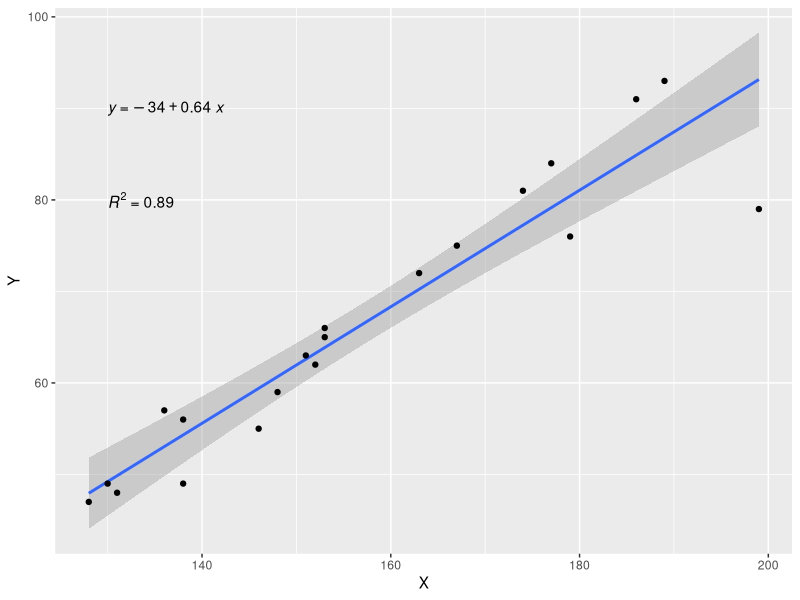

Reproduce this figure in R.
## ---- chunk 1
library(ggplot2)
library(ggpubr)
## ---- chunk 2
x = c(151, 174, 138, 186, 128, 136, 179, 163, 152, 131, 153, 177, 148, 189, 138, 146, 199, 167, 153, 130)
y = c(63, 81, 56, 91, 47, 57, 76, 72, 62, 48, 65, 84, 59, 93, 49, 55, 79, 75, 66, 49)
df = data.frame("X" = x, "Y" = y)
df
## ---- chunk 3
summary(df)
## ---- chunk 4
fit<- lm(df$Y~df$X)
summary(fit)
## ---- chunk 5
df$X_xbar = df$X - mean(x) 
df$Y_ybar = df$Y - mean(y)
df$X_xbar_times_Y_Ybar = df$X_xbar * df$Y_ybar
df$X_xbar_sq = (df$X - mean(x))^2
df$Y_ybar_sq = (df$Y - mean(y))^2
df
## ---- chunk 6
# So standard deviation for X
S_x = sqrt(sum(df$X_xbar_sq)/(length(x)-1))
S_x
## ---- chunk 7
# So standard deviation for Y
S_y = sqrt(sum(df$Y_ybar_sq)/(length(y)-1))
S_y
## ---- chunk 8
print(paste("Sx =",sd(x)))
## ---- chunk 9
print(paste("Sy =",sd(y)))
## ---- chunk 10
# let slope  = r
r = sum(df$X_xbar_times_Y_Ybar)/sqrt(sum(df$X_xbar_sq)*sum(df$Y_ybar_sq))
r
## ---- chunk 11
cor(x, y)
## ---- chunk 12
b = r * (S_y/S_x)
b
## ---- chunk 13
# slope
fit$coefficients[2]
## ---- chunk 14
a = mean(y)-b*mean(x)
a
## ---- chunk 15
# intercept
fit$coefficients[1]
## ---- chunk 16
print(paste0("y =",round(a,2),"+",round(b,2),"x"))
## ---- chunk 17
r^2
## ---- chunk 18
summary(fit)$r.squared
## ---- chunk 19
#create plot with regression line, regression equation, and R-squared
ggplot(data=df, aes(x=X, y=Y)) +
        geom_smooth(method="lm") +
        geom_point() +
        stat_regline_equation(label.x=130, label.y=90) +
        stat_cor(aes(label=..rr.label..), label.x=130, label.y=80) + labs( x="X", y="Y")
